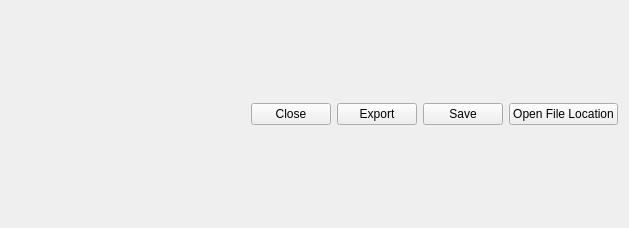
<?xml version="1.0" encoding="UTF-8"?>
<ui version="4.0">
 <class>Form</class>
 <widget class="QWidget" name="Form">
  <property name="geometry">
   <rect>
    <x>0</x>
    <y>0</y>
    <width>629</width>
    <height>228</height>
   </rect>
  </property>
  <property name="windowTitle">
   <string>Form</string>
  </property>
  <layout class="QGridLayout" name="gridLayout">
   <item row="0" column="0" colspan="5">
    <layout class="QFormLayout" name="reportForm"/>
   </item>
   <item row="1" column="4">
    <widget class="QPushButton" name="openFileLocationButton">
     <property name="sizePolicy">
      <sizepolicy hsizetype="Fixed" vsizetype="Fixed">
       <horstretch>0</horstretch>
       <verstretch>0</verstretch>
      </sizepolicy>
     </property>
     <property name="text">
      <string>Open File Location</string>
     </property>
    </widget>
   </item>
   <item row="1" column="2">
    <widget class="QPushButton" name="exportButton">
     <property name="text">
      <string>Export</string>
     </property>
    </widget>
   </item>
   <item row="1" column="0">
    <spacer name="horizontalSpacer">
     <property name="orientation">
      <enum>Qt::Horizontal</enum>
     </property>
     <property name="sizeHint" stdset="0">
      <size>
       <width>40</width>
       <height>20</height>
      </size>
     </property>
    </spacer>
   </item>
   <item row="1" column="1">
    <widget class="QPushButton" name="closeButton">
     <property name="text">
      <string>Close</string>
     </property>
    </widget>
   </item>
   <item row="1" column="3">
    <widget class="QPushButton" name="saveButton">
     <property name="text">
      <string>Save</string>
     </property>
    </widget>
   </item>
  </layout>
 </widget>
 <resources/>
 <connections/>
</ui>
